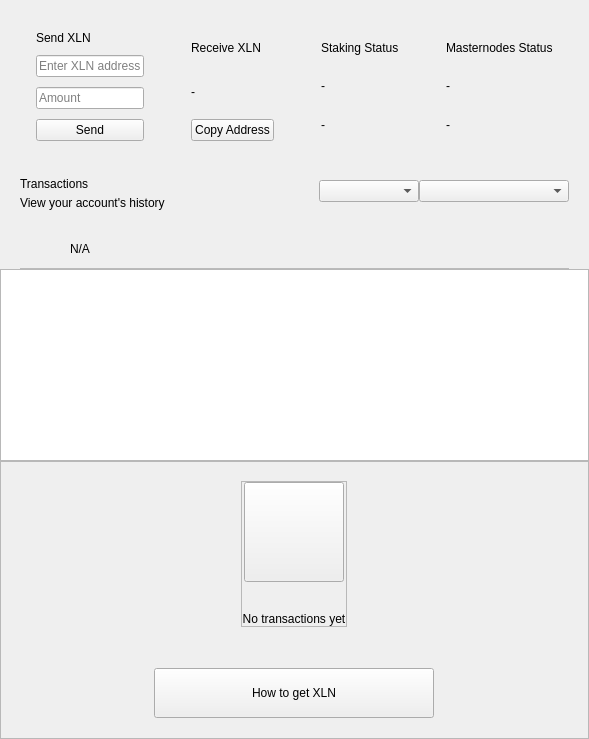
    <widget class="QWidget" name="left" native="true">
     <layout class="QVBoxLayout" name="left_2">
      <property name="spacing">
       <number>0</number>
      </property>
      <property name="leftMargin">
       <number>0</number>
      </property>
      <property name="topMargin">
       <number>0</number>
      </property>
      <property name="rightMargin">
       <number>0</number>
      </property>
      <property name="bottomMargin">
       <number>0</number>
      </property>
      <item>
       <widget class="QFrame" name="cardsRow">
        <layout class="QHBoxLayout" name="horizontalLayoutCards">
         <property name="spacing">
          <number>15</number>
         </property>
         <property name="leftMargin">
          <number>20</number>
         </property>
         <property name="topMargin">
          <number>15</number>
         </property>
         <property name="rightMargin">
          <number>20</number>
         </property>
         <property name="bottomMargin">
          <number>0</number>
         </property>
         <item>
          <widget class="QFrame" name="cardSend">
           <layout class="QVBoxLayout" name="vlCardSend">
            <property name="spacing">
             <number>10</number>
            </property>
            <property name="leftMargin">
             <number>16</number>
            </property>
            <property name="topMargin">
             <number>16</number>
            </property>
            <property name="rightMargin">
             <number>16</number>
            </property>
            <property name="bottomMargin">
             <number>16</number>
            </property>
            <item>
             <widget class="QLabel" name="lblCardSendTitle">
              <property name="text">
               <string>Send XLN</string>
              </property>
             </widget>
            </item>
            <item>
             <widget class="QLineEdit" name="editCardSendAddress">
              <property name="placeholderText">
               <string>Enter XLN address</string>
              </property>
             </widget>
            </item>
            <item>
             <widget class="QLineEdit" name="editCardSendAmount">
              <property name="placeholderText">
               <string>Amount</string>
              </property>
             </widget>
            </item>
            <item>
             <widget class="QPushButton" name="btnCardSend">
              <property name="text">
               <string>Send</string>
              </property>
             </widget>
            </item>
           </layout>
          </widget>
         </item>
         <item>
          <widget class="QFrame" name="cardReceive">
           <layout class="QVBoxLayout" name="vlCardReceive">
            <property name="spacing">
             <number>10</number>
            </property>
            <property name="leftMargin">
             <number>16</number>
            </property>
            <property name="topMargin">
             <number>16</number>
            </property>
            <property name="rightMargin">
             <number>16</number>
            </property>
            <property name="bottomMargin">
             <number>16</number>
            </property>
            <item>
             <widget class="QLabel" name="lblCardReceiveTitle">
              <property name="text">
               <string>Receive XLN</string>
              </property>
             </widget>
            </item>
            <item>
             <widget class="QLabel" name="lblCardReceiveAddress">
              <property name="text">
               <string notr="true">-</string>
              </property>
              <property name="wordWrap">
               <bool>true</bool>
              </property>
             </widget>
            </item>
            <item>
             <widget class="QPushButton" name="btnCardReceiveCopy">
              <property name="text">
               <string>Copy Address</string>
              </property>
             </widget>
            </item>
           </layout>
          </widget>
         </item>
         <item>
          <widget class="QFrame" name="cardStaking">
           <layout class="QVBoxLayout" name="vlCardStaking">
            <property name="spacing">
             <number>6</number>
            </property>
            <property name="leftMargin">
             <number>16</number>
            </property>
            <property name="topMargin">
             <number>16</number>
            </property>
            <property name="rightMargin">
             <number>16</number>
            </property>
            <property name="bottomMargin">
             <number>16</number>
            </property>
            <item>
             <widget class="QLabel" name="lblCardStakingTitle">
              <property name="text">
               <string>Staking Status</string>
              </property>
             </widget>
            </item>
            <item>
             <widget class="QLabel" name="lblCardStakingWeight">
              <property name="text">
               <string notr="true">-</string>
              </property>
             </widget>
            </item>
            <item>
             <widget class="QLabel" name="lblCardStakingState">
              <property name="text">
               <string notr="true">-</string>
              </property>
             </widget>
            </item>
           </layout>
          </widget>
         </item>
         <item>
          <widget class="QFrame" name="cardMasternodes">
           <layout class="QVBoxLayout" name="vlCardMasternodes">
            <property name="spacing">
             <number>6</number>
            </property>
            <property name="leftMargin">
             <number>16</number>
            </property>
            <property name="topMargin">
             <number>16</number>
            </property>
            <property name="rightMargin">
             <number>16</number>
            </property>
            <property name="bottomMargin">
             <number>16</number>
            </property>
            <item>
             <widget class="QLabel" name="lblCardMnTitle">
              <property name="text">
               <string>Masternodes Status</string>
              </property>
             </widget>
            </item>
            <item>
             <widget class="QLabel" name="lblCardMnCount">
              <property name="text">
               <string notr="true">-</string>
              </property>
             </widget>
            </item>
            <item>
             <widget class="QLabel" name="lblCardMnCollateral">
              <property name="text">
               <string notr="true">-</string>
              </property>
             </widget>
            </item>
           </layout>
          </widget>
         </item>
        </layout>
       </widget>
      </item>
      <item>
       <layout class="QVBoxLayout" name="verticalLayout22">
        <property name="spacing">
         <number>0</number>
        </property>
        <property name="leftMargin">
         <number>20</number>
        </property>
        <property name="topMargin">
         <number>15</number>
        </property>
        <property name="rightMargin">
         <number>20</number>
        </property>
        <item>
         <widget class="QFrame" name="left_top_container">
          <layout class="QHBoxLayout" name="horizontalLayout">
           <property name="spacing">
            <number>0</number>
           </property>
           <property name="leftMargin">
            <number>0</number>
           </property>
           <property name="topMargin">
            <number>0</number>
           </property>
           <property name="rightMargin">
            <number>0</number>
           </property>
           <property name="bottomMargin">
            <number>0</number>
           </property>
           <item>
            <layout class="QVBoxLayout" name="verticalLayout_5">
             <property name="spacing">
              <number>5</number>
             </property>
             <property name="topMargin">
              <number>5</number>
             </property>
             <item>
              <widget class="QLabel" name="labelTitle">
               <property name="text">
                <string>Transactions</string>
               </property>
              </widget>
             </item>
             <item>
              <widget class="QLabel" name="labelSubtitle">
               <property name="text">
                <string>View your account's history</string>
               </property>
               <property name="alignment">
                <set>Qt::AlignLeading|Qt::AlignLeft|Qt::AlignVCenter</set>
               </property>
              </widget>
             </item>
            </layout>
           </item>
           <item>
            <spacer name="horizontalSpacer">
             <property name="orientation">
              <enum>Qt::Horizontal</enum>
             </property>
             <property name="sizeHint" stdset="0">
              <size>
               <width>40</width>
               <height>20</height>
              </size>
             </property>
            </spacer>
           </item>
           <item>
            <widget class="QComboBox" name="comboBoxSortType">
             <property name="minimumSize">
              <size>
               <width>100</width>
               <height>0</height>
              </size>
             </property>
            </widget>
           </item>
           <item>
            <widget class="QComboBox" name="comboBoxSort">
             <property name="minimumSize">
              <size>
               <width>150</width>
               <height>0</height>
              </size>
             </property>
            </widget>
           </item>
          </layout>
         </widget>
        </item>
       </layout>
      </item>
      <item>
       <spacer name="verticalSpacer">
        <property name="orientation">
         <enum>Qt::Vertical</enum>
        </property>
        <property name="sizeType">
         <enum>QSizePolicy::Fixed</enum>
        </property>
        <property name="sizeHint" stdset="0">
         <size>
          <width>20</width>
          <height>20</height>
         </size>
        </property>
       </spacer>
      </item>
      <item>
       <widget class="QWidget" name="layoutWarning" native="true">
        <layout class="QVBoxLayout" name="verticalLayout_3">
         <property name="spacing">
          <number>0</number>
         </property>
         <property name="leftMargin">
          <number>0</number>
         </property>
         <property name="topMargin">
          <number>0</number>
         </property>
         <property name="rightMargin">
          <number>0</number>
         </property>
         <property name="bottomMargin">
          <number>0</number>
         </property>
         <item>
          <widget class="QWidget" name="containerWarning" native="true">
           <layout class="QVBoxLayout" name="verticalLayout_21">
            <property name="spacing">
             <number>9</number>
            </property>
            <property name="leftMargin">
             <number>20</number>
            </property>
            <property name="topMargin">
             <number>9</number>
            </property>
            <property name="rightMargin">
             <number>20</number>
            </property>
            <property name="bottomMargin">
             <number>0</number>
            </property>
            <item>
             <widget class="QFrame" name="frameWarning">
              <property name="styleSheet">
               <string notr="true">border:none;</string>
              </property>
              <property name="frameShape">
               <enum>QFrame::StyledPanel</enum>
              </property>
              <property name="frameShadow">
               <enum>QFrame::Raised</enum>
              </property>
              <layout class="QHBoxLayout" name="horizontalLayout11" stretch="0,0,2">
               <property name="leftMargin">
                <number>0</number>
               </property>
               <property name="topMargin">
                <number>0</number>
               </property>
               <property name="rightMargin">
                <number>0</number>
               </property>
               <property name="bottomMargin">
                <number>0</number>
               </property>
               <item alignment="Qt::AlignVCenter">
                <widget class="QPushButton" name="imgWarning">
                 <property name="styleSheet">
                  <string notr="true">border:none;</string>
                 </property>
                 <property name="text">
                  <string/>
                 </property>
                 <property name="iconSize">
                  <size>
                   <width>24</width>
                   <height>24</height>
                  </size>
                 </property>
                </widget>
               </item>
               <item>
                <spacer name="horizontalSpacer_3">
                 <property name="orientation">
                  <enum>Qt::Horizontal</enum>
                 </property>
                 <property name="sizeType">
                  <enum>QSizePolicy::Fixed</enum>
                 </property>
                 <property name="sizeHint" stdset="0">
                  <size>
                   <width>12</width>
                   <height>20</height>
                  </size>
                 </property>
                </spacer>
               </item>
               <item alignment="Qt::AlignVCenter">
                <widget class="QLabel" name="lblWarning">
                 <property name="styleSheet">
                  <string notr="true"/>
                 </property>
                 <property name="text">
                  <string notr="true">N/A</string>
                 </property>
                 <property name="alignment">
                  <set>Qt::AlignBottom|Qt::AlignLeading|Qt::AlignLeft</set>
                 </property>
                </widget>
               </item>
              </layout>
             </widget>
            </item>
            <item>
             <widget class="QLabel" name="lblDivisory">
              <property name="minimumSize">
               <size>
                <width>0</width>
                <height>1</height>
               </size>
              </property>
              <property name="maximumSize">
               <size>
                <width>16777215</width>
                <height>1</height>
               </size>
              </property>
              <property name="styleSheet">
               <string notr="true">background-color:#bababa;</string>
              </property>
              <property name="text">
               <string/>
              </property>
              <property name="alignment">
               <set>Qt::AlignBottom|Qt::AlignLeading|Qt::AlignLeft</set>
              </property>
             </widget>
            </item>
           </layout>
          </widget>
         </item>
        </layout>
       </widget>
      </item>
      <item>
       <widget class="QListView" name="listTransactions">
        <property name="mouseTracking">
         <bool>true</bool>
        </property>
        <property name="selectionBehavior">
         <enum>QAbstractItemView::SelectItems</enum>
        </property>
        <property name="verticalScrollMode">
         <enum>QAbstractItemView::ScrollPerItem</enum>
        </property>
       </widget>
      </item>
      <item>
       <widget class="QFrame" name="emptyContainer">
        <property name="minimumSize">
         <size>
          <width>0</width>
          <height>100</height>
         </size>
        </property>
        <property name="frameShape">
         <enum>QFrame::StyledPanel</enum>
        </property>
        <property name="frameShadow">
         <enum>QFrame::Raised</enum>
        </property>
        <layout class="QVBoxLayout" name="verticalLayout_7" stretch="1,8,0,0">
         <property name="spacing">
          <number>0</number>
         </property>
         <property name="leftMargin">
          <number>0</number>
         </property>
         <property name="topMargin">
          <number>0</number>
         </property>
         <property name="rightMargin">
          <number>0</number>
         </property>
         <property name="bottomMargin">
          <number>20</number>
         </property>
         <item>
          <spacer name="verticalSpacer12">
           <property name="orientation">
            <enum>Qt::Vertical</enum>
           </property>
           <property name="sizeHint" stdset="0">
            <size>
             <width>20</width>
             <height>20</height>
            </size>
           </property>
          </spacer>
         </item>
         <item alignment="Qt::AlignHCenter|Qt::AlignVCenter">
          <widget class="QFrame" name="emptyScreen">
           <property name="sizePolicy">
            <sizepolicy hsizetype="Expanding" vsizetype="Expanding">
             <horstretch>0</horstretch>
             <verstretch>0</verstretch>
            </sizepolicy>
           </property>
           <property name="frameShape">
            <enum>QFrame::StyledPanel</enum>
           </property>
           <property name="frameShadow">
            <enum>QFrame::Raised</enum>
           </property>
           <layout class="QVBoxLayout" name="verticalLayout12">
            <property name="spacing">
             <number>30</number>
            </property>
            <property name="leftMargin">
             <number>0</number>
            </property>
            <property name="topMargin">
             <number>0</number>
            </property>
            <property name="rightMargin">
             <number>0</number>
            </property>
            <property name="bottomMargin">
             <number>0</number>
            </property>
            <item alignment="Qt::AlignHCenter|Qt::AlignVCenter">
             <widget class="QPushButton" name="pushImgEmpty">
              <property name="minimumSize">
               <size>
                <width>100</width>
                <height>100</height>
               </size>
              </property>
              <property name="maximumSize">
               <size>
                <width>100</width>
                <height>100</height>
               </size>
              </property>
              <property name="focusPolicy">
               <enum>Qt::NoFocus</enum>
              </property>
              <property name="text">
               <string/>
              </property>
              <property name="iconSize">
               <size>
                <width>100</width>
                <height>100</height>
               </size>
              </property>
             </widget>
            </item>
            <item alignment="Qt::AlignHCenter|Qt::AlignVCenter">
             <widget class="QLabel" name="labelEmpty">
              <property name="styleSheet">
               <string notr="true"/>
              </property>
              <property name="text">
               <string>No transactions yet</string>
              </property>
              <property name="alignment">
               <set>Qt::AlignCenter</set>
              </property>
             </widget>
            </item>
           </layout>
          </widget>
         </item>
         <item>
          <spacer name="verticalSpacer_21">
           <property name="orientation">
            <enum>Qt::Vertical</enum>
           </property>
           <property name="sizeHint" stdset="0">
            <size>
             <width>20</width>
             <height>40</height>
            </size>
           </property>
          </spacer>
         </item>
         <item alignment="Qt::AlignHCenter">
          <widget class="QPushButton" name="btnHowTo">
           <property name="minimumSize">
            <size>
             <width>280</width>
             <height>50</height>
            </size>
           </property>
           <property name="focusPolicy">
            <enum>Qt::NoFocus</enum>
           </property>
           <property name="text">
            <string>How to get XLN</string>
           </property>
          </widget>
         </item>
        </layout>
       </widget>
      </item>
     </layout>
    </widget>
